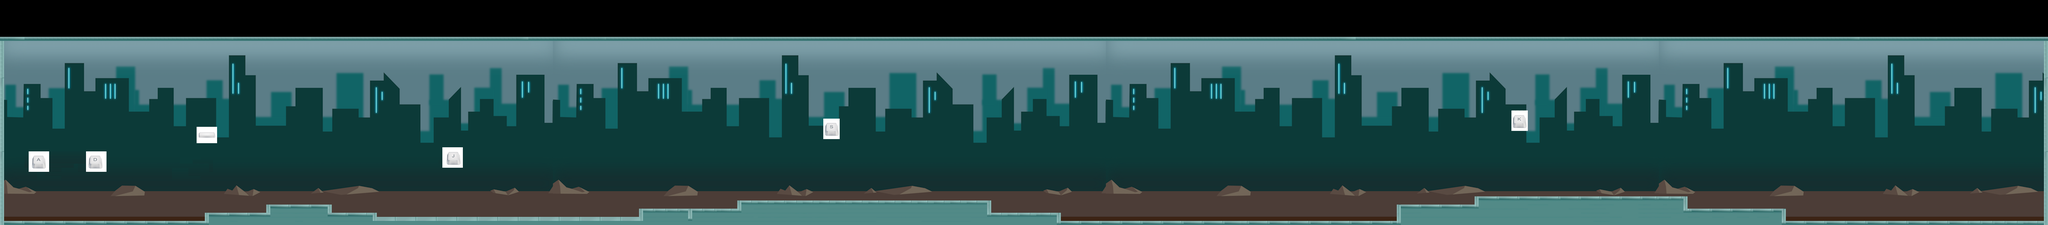

Tiled map render using the project's own tile images. Description and the map definition, with tile-layer contents summarised, below:
An orthogonal 500x55 tile map with 15x15 px tiles, 3 tile layers (background, keys, plat), 3 tilesets and 20 objects (12x 0, S, K, RB, AD, ...).

<map version="1.0" orientation="orthogonal" renderorder="right-down" width="500" height="55" tilewidth="15" tileheight="15" nextobjectid="29">
 <tileset firstgid="1" name="tutorialBG" tilewidth="15" tileheight="15" tilecount="7208" columns="136">
  <image source="../images/tutorialBG.png" width="2048" height="800" />
 </tileset>
 <tileset firstgid="7209" name="city" tilewidth="15" tileheight="15" tilecount="36" columns="6">
  <image source="../images/city.jpg" width="90" height="94" />
 </tileset>
 <tileset firstgid="7245" name="keyboard" tilewidth="15" tileheight="15" tilecount="2806" columns="61">
  <image source="../images/keyboard.png" width="915" height="690" />
 </tileset>
 <layer name="background" width="500" height="55">
  <data>[27500 cells, 22000 non-empty, 6170 distinct tile ids]</data>
 </layer>
 <layer name="keys" width="500" height="55">
  <data>[27500 cells, 135 non-empty, 109 distinct tile ids]</data>
 </layer>
 <layer name="plat" width="500" height="55">
  <data>[27500 cells, 2144 non-empty, 24 distinct tile ids]</data>
 </layer>
 <objectgroup name="instruction">
  <object id="20" name="S" x="2931" y="383" width="229" height="51" />
  <object id="21" name="K" x="5504" y="361" width="115" height="40" />
  <object id="22" name="RB" x="3634" y="461" width="257" height="67" />
  <object id="25" name="AD" x="203" y="483" width="126" height="68" />
  <object id="26" name="SPACE" x="731" y="411" width="112" height="50" />
  <object id="27" name="J" x="1623" y="486" width="118" height="50" />
 </objectgroup>
 <objectgroup name="shield">
  <object id="11" name="SHIELD" type="0" x="5201" y="620" width="63" height="111" />
 </objectgroup>
 <objectgroup name="enemies">
  <object id="7" name="MELEE" type="0" x="1871" y="640" width="59" height="142" />
  <object id="8" name="MELEE" type="0" x="2552" y="591" width="59" height="142" />
  <object id="9" name="MELEE" type="0" x="3200" y="531" width="59" height="142" />
  <object id="10" name="MELEE" type="0" x="3239" y="529" width="59" height="142" />
  <object id="12" name="MELEE" type="0" x="4133" y="628" width="59" height="142" />
  <object id="13" name="RIFLE" type="0" x="4383" y="635" width="59" height="142" />
  <object id="14" name="RIFLE" type="0" x="5901" y="533" width="58" height="160" />
  <object id="15" name="RIFLE" type="0" x="5984" y="527" width="58" height="160" />
  <object id="16" name="MELEE" type="0" x="6874" y="623" width="55" height="160" />
  <object id="17" name="RIFLE" type="0" x="7093" y="620" width="55" height="160" />
  <object id="18" name="MELEE" type="0" x="6804" y="625" width="55" height="160" />
 </objectgroup>
 <objectgroup name="player">
  <object id="4" name="START" x="217" y="635" width="68" height="142" />
  <object id="23" name="END" x="7320" y="608" width="146" height="184" />
 </objectgroup>
</map>
